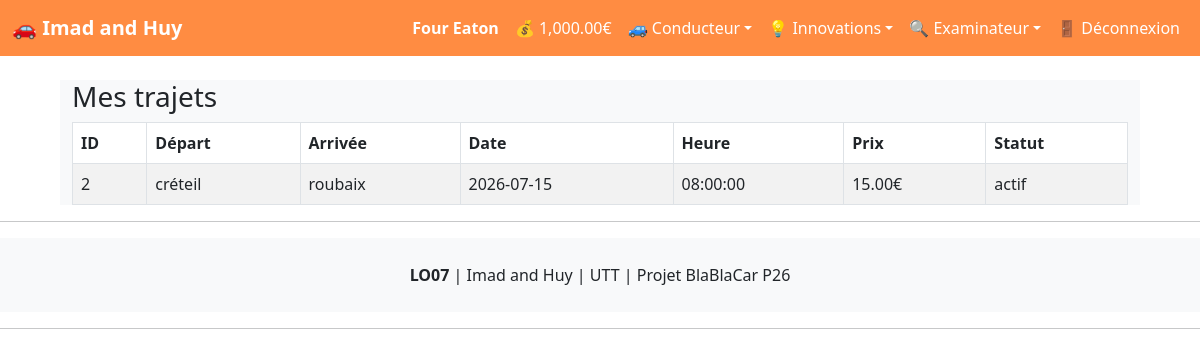
The page /app/router/router.php?action=trajetMesTrajets (signed in) on the database its author committed.
### tables this page shows
create table if not exists utilisateur (
 id int not null,
 nom varchar(40) not null,
 prenom varchar(40) not null,
 role enum('administrateur', 'conducteur', 'passager'), 
 login varchar(20) not null,
 password varchar(20) not null,
 solde decimal(8,2), 
 primary key (id) 
);

create table if not exists trajet (
    id int primary key,
    ville_depart int not null,
    ville_arrivee int not null,
    conducteur_id int not null,
    vehicule_id int not null,
    prix decimal(10, 2) not null,
    date_depart date not null,
    heure_depart time not null,
    statut enum('actif', 'passif') not null,
    foreign key (ville_depart) references ville(id),
    foreign key (ville_arrivee) references ville(id),
    foreign key (conducteur_id) references utilisateur(id),
    foreign key (vehicule_id) references vehicule(id)
);

create table if not exists ville (
    id int primary key,
    nom varchar(255) not null unique
);

### app/controller/ControllerTrajet.php (called while the page is built, shortened)
<?php
require_once '../model/ModelTrajet.php';
require_once '../model/ModelVille.php';
require_once '../model/ModelUtilisateur.php';
class ControllerTrajet {
    public static function mesTrajets() {
        $trajets = ModelTrajet::getByConducteur($_SESSION['login_id']);
        require '../view/trajet/viewMesTrajets.php';
    }
}
?>

### app/model/ModelUtilisateur.php (called while the page is built, shortened)
<?php
class ModelUtilisateur {
    private $id, $nom, $prenom, $role, $login, $password, $solde;
    public static function getOne($id) {
        try {
            $pdo = Model::getInstance();
            $stmt = $pdo->prepare("SELECT * FROM utilisateur WHERE id = :id");
            $stmt->execute(['id' => $id]);
            $stmt->setFetchMode(PDO::FETCH_CLASS, 'ModelUtilisateur');
            return $stmt->fetch();
        } catch (PDOException $e) {
            die($e->getMessage());
        }
    }
    public function getSolde() {
        return $this->solde;
    }
}
?>

### app/model/ModelTrajet.php (called while the page is built, shortened)
<?php
class ModelTrajet {
    public static function getByConducteur($conducteur_id) {
        try {
            $pdo = Model::getInstance();
            $stmt = $pdo->prepare("SELECT * FROM trajet WHERE conducteur_id = :conducteur_id ORDER BY date_depart DESC");
            $stmt->execute(['conducteur_id' => $conducteur_id]);
            return $stmt->fetchAll(PDO::FETCH_CLASS, "ModelTrajet");
        } catch (PDOException $e) {
            die($e->getMessage());
        }
    }
    public function __get($prop) {
        return $this->$prop;
    }
}
?>

### app/model/ModelVille.php (called while the page is built, shortened)
<?php
class ModelVille {
    public static function getOne($id) {
        try {
            $pdo = Model::getInstance();
            $stmt = $pdo->prepare("SELECT * FROM ville WHERE id = :id");
            $stmt->execute(['id' => $id]);
            $stmt->setFetchMode(PDO::FETCH_CLASS, 'ModelVille');
            return $stmt->fetch();
        } catch (PDOException $e) {
            die($e->getMessage());
        }
    }
    public function __get($prop) {
        return $this->$prop;
    }
}
?>

### app/view/trajet/viewMesTrajets.php (the view, shortened to what this page needs)
<body>
    <div class="container">
        <?php include __DIR__ . '/../fragment/fragmentMenu.php'; ?>
        <h3>Mes trajets</h3>
        <?php if (count($trajets) > 0): ?>
            <table class="table table-striped table-bordered">
                <thead>
                    <tr>
                        <th>ID</th>
                        <th>Départ</th>
                        <th>Arrivée</th>
                        <th>Date</th>
                        <th>Heure</th>
                        <th>Prix</th>
                        <th>Statut</th>
                    </tr>
                </thead>
                <tbody>
                    <?php foreach ($trajets as $t):
                        $ville_dep = \ModelVille::getOne($t->ville_depart);
                        $ville_arr = \ModelVille::getOne($t->ville_arrivee);
                        $dep = $ville_dep ? htmlspecialchars($ville_dep->nom) : 'N/A';
                        $arr = $ville_arr ? htmlspecialchars($ville_arr->nom) : 'N/A';
                    ?>
                        <tr>
                            <td><?php echo htmlspecialchars($t->id); ?></td>
                            <td><?php echo $dep; ?></td>
                            <td><?php echo $arr; ?></td>
                            <td><?php echo htmlspecialchars($t->date_depart); ?></td>
                            <td><?php echo htmlspecialchars($t->heure_depart); ?></td>
                            <td><?php echo number_format($t->prix, 2); ?>€</td>
                            <td><?php echo htmlspecialchars($t->statut); ?></td>
                        </tr>
                    <?php endforeach; ?>
                </tbody>
            </table>
        <?php else: ?>
            <p>Vous n'avez pas de trajets.</p>
        <?php endif; ?>
    </div>
</body>
</html>

### app/view/fragment/fragmentMenu.php (shortened to what this page needs)
<?php
$login_id = $_SESSION['login_id'] ?? -1;
$login_role = $_SESSION['login_role'] ?? '';
$login_nom = $_SESSION['login_nom'] ?? '';
$login_prenom = $_SESSION['login_prenom'] ?? '';
$login_solde = $_SESSION['login_solde'] ?? 0;
if ($login_id != -1) {
    $user_live = \ModelUtilisateur::getOne($login_id);
    if ($user_live) {
        $login_solde = $user_live->getSolde();
    }
}
?>
<nav class="navbar navbar-expand-lg fixed-top" style="background-color: #FF8C42;">
    <div class="container-fluid">
        <a class="navbar-brand text-white fw-bold" href="router.php?action=accueil">🚗 Imad and Huy</a>
        <div class="collapse navbar-collapse" id="navbarNav">
            <ul class="navbar-nav ms-auto mb-2 mb-lg-0">
                <?php if ($login_id != -1): ?>
                    <li class="nav-item">
                        <span class="nav-link text-white"><strong><?php echo htmlspecialchars($login_nom . ' ' . $login_prenom); ?></strong></span>
                    </li>
                    <li class="nav-item">
                        <span class="nav-link text-white" title="Solde Réel">💰 <?php echo number_format($login_solde, 2); ?>€</span>
                    </li>
                <?php endif; ?>
                <?php if ($login_id != -1 && $login_role === 'conducteur'): ?>
                    <li class="nav-item dropdown">
                        <a class="nav-link dropdown-toggle text-white" href="#" role="button" data-bs-toggle="dropdown" aria-expanded="false">🚙 Conducteur</a>
                    </li>
                <?php endif; ?>
                <li class="nav-item dropdown">
                    <a class="nav-link dropdown-toggle text-white" href="#" role="button" data-bs-toggle="dropdown" aria-expanded="false">💡 Innovations</a>
                </li>
                <li class="nav-item dropdown">
                    <a class="nav-link dropdown-toggle text-white" href="#" role="button" data-bs-toggle="dropdown" aria-expanded="false">🔍 Examinateur</a>
                </li>
                <?php if ($login_id == -1): ?>
                    <li class="nav-item">
                        <a class="nav-link text-white" href="router.php?action=login">🔓 Se connecter</a>
                    </li>
                <?php else: ?>
                    <li class="nav-item">
                        <a class="nav-link text-white" href="router.php?action=logout">🚪 Déconnexion</a>
                    </li>
                <?php endif; ?>
            </ul>
        </div>
    </div>
</nav>

### rows shown on the page
utilisateur: solde "1,000.00"
trajet: id "2", ville_depart.nom "créteil", ville_arrivee.nom "roubaix", date_depart "2026-07-15", heure_depart "08:00:00", prix "15.00", statut "actif"

### other values the page prints
$login_nom . ' ' . $login_prenom "Four Eaton"
